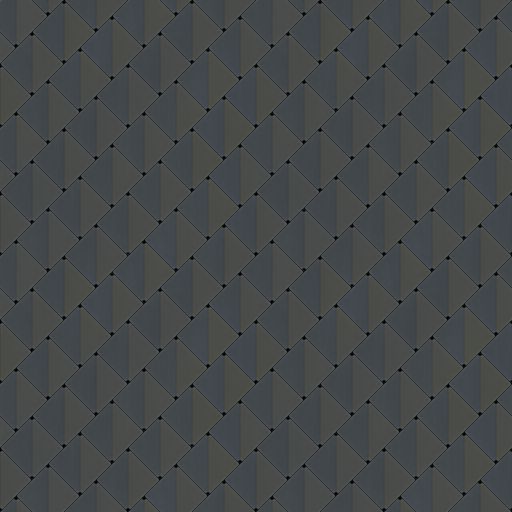
#> input picture assets/tex/MetalPlates006_1K-JPG_Color.jpg, 1024 x 1024 px (shown at 1/2 size)
$ python orm.py --metal assets/tex/MetalPlates006_1K-JPG_Color.jpg --rough assets/tex/MetalPlates006_1K-JPG_NormalGL.jpg --out out.png
#> lines starting #> are read from the running program, lines starting #| are printed output that depends on the picture
#!/usr/bin/env python3
"""
Build an ORM texture from separate Metalness, Roughness, and optional Occlusion maps.

Default packing:
  R = Ambient Occlusion (AO)
  G = Roughness
  B = Metalness

Examples
--------
python make_orm.py \
  --metal metal.png \
  --rough rough.png \
  --occlusion ao.png \
  --out orm.png

# If your roughness is actually glossiness (needs invert):
python make_orm.py --metal metal.png --rough gloss.png --invert-rough --out orm.png

# No AO provided (fills R with 255):
python make_orm.py --metal metal.png --rough rough.png --out orm.png
"""

import argparse
from PIL import Image

def to_gray_8(img: Image.Image) -> Image.Image:
    """Convert any image to single-channel 8-bit grayscale."""
    if img.mode not in ("L", "I;16", "I", "F"):
        img = img.convert("L")
    else:
        # Convert higher bit depth to 8-bit with simple normalization
        img = img.point(lambda x: x * (255.0 / 65535.0) if img.mode == "I;16" else x)
        img = img.convert("L")
    return img

def maybe_invert(img: Image.Image, do_invert: bool) -> Image.Image:
    return img.point(lambda p: 255 - p) if do_invert else img

def load_and_prep(path: str, size=None, invert=False, resize_filter=Image.BICUBIC) -> Image.Image:
    img = Image.open(path)
    img = to_gray_8(img)
    if size is not None and img.size != size:
        img = img.resize(size, resize_filter)
    img = maybe_invert(img, invert)
    return img

def main():
    p = argparse.ArgumentParser(description="Create an ORM texture (R=AO, G=Roughness, B=Metalness).")
    p.add_argument("--metal", required=True, help="Metalness map (grayscale image).")
    p.add_argument("--rough", required=True, help="Roughness map (grayscale image).")
    p.add_argument("--occlusion", help="Ambient Occlusion map (grayscale image). Optional.")
    p.add_argument("--out", required=True, help="Output file (e.g., orm.png).")

    # Channel options
    p.add_argument("--invert-metal", action="store_true", help="Invert metalness channel.")
    p.add_argument("--invert-rough", action="store_true", help="Invert roughness channel (e.g., if you have gloss).")
    p.add_argument("--invert-occlusion", action="store_true", help="Invert occlusion channel.")

    # Fill/defaults and resizing
    p.add_argument("--ao-fill", type=int, default=255, help="Value for AO if not provided (0–255). Default 255.")
    p.add_argument("--resize-ref", choices=["metal", "rough", "occlusion"], default="metal",
                   help="Which image defines the output resolution. Default: metal.")
    p.add_argument("--resize-filter", choices=["nearest", "bilinear", "bicubic", "lanczos"],
                   default="bicubic", help="Resample filter for resizing. Default: bicubic.")

    # Optional alpha packing (disabled by default)
    p.add_argument("--alpha-from", choices=["none", "metal", "rough", "occlusion"], default="none",
                   help="Optionally store one input into alpha channel. Default: none.")

    args = p.parse_args()

    # Map filter name to Pillow filter
    filt_map = {
        "nearest": Image.NEAREST,
        "bilinear": Image.BILINEAR,
        "bicubic": Image.BICUBIC,
        "lanczos": Image.LANCZOS
    }
    filt = filt_map[args.resize_filter]

    # Load reference image to set output size
    ref_path = getattr(args, args.resize_ref)
    if ref_path is None:
        # If occlusion chosen but missing, fall back to metal
        ref_path = args.metal
    ref_img = Image.open(ref_path)
#> ref_img is the input picture: PIL image 1024x1024 RGB; mean R, G, B 69.3, 72.7, 73.6
    out_size = ref_img.size
#> out_size = (1024, 1024)

    # Load channels
    metal = load_and_prep(args.metal, out_size, args.invert_metal, filt)
    rough = load_and_prep(args.rough, out_size, args.invert_rough, filt)
#> call 2 of load_and_prep, with size = (1024, 1024), invert = False, resize_filter = 3
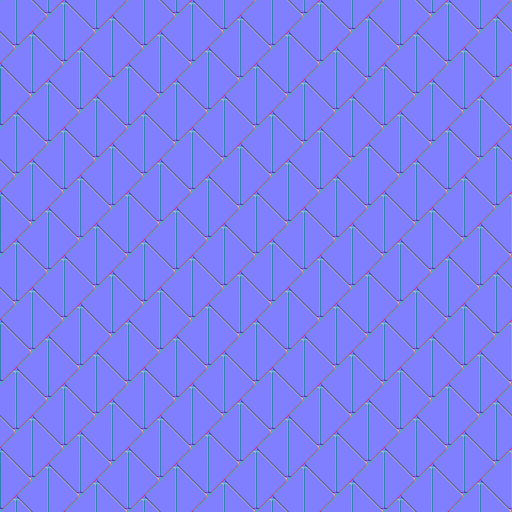
#> input picture assets/tex/MetalPlates006_1K-JPG_NormalGL.jpg, 1024 x 1024 px (shown at 1/2 size)
#> in load_and_prep, img is the input picture: PIL image 1024x1024 RGB; mean R, G, B 127.9, 127.1, 244.1
#> in to_gray_8 (call 2), `img = img.convert("L")`:
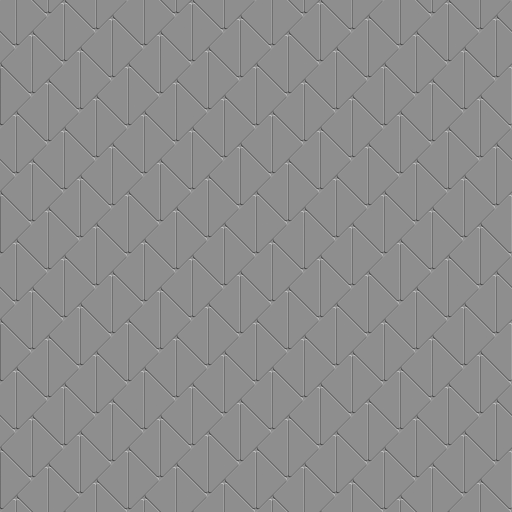
#> img: PIL image 1024x1024 L (shown at 1/2 size); min 32, max 222, mean 140.8

    if args.occlusion:
        ao = load_and_prep(args.occlusion, out_size, args.invert_occlusion, filt)
    else:
        # Create solid AO if none provided
        val = max(0, min(255, args.ao_fill))
        ao = Image.new("L", out_size, color=val)
#> ao: PIL image 1024x1024 L; every value is 255

    # Compose RGB (R=AO, G=Roughness, B=Metalness)
    orm_rgb = Image.merge("RGB", (ao, rough, metal))
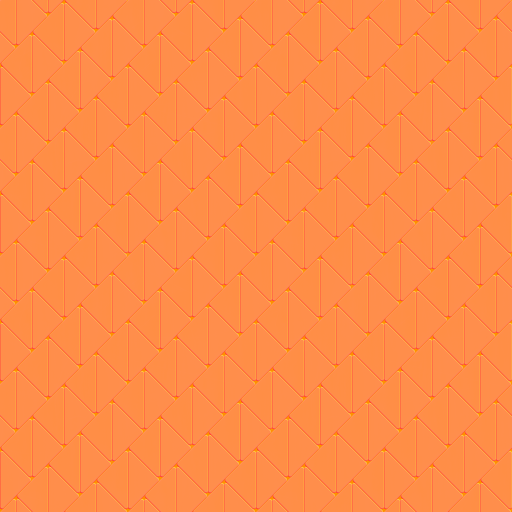
#> orm_rgb: PIL image 1024x1024 RGB (shown at 1/2 size); mean R, G, B 255, 140.8, 71.8

    # Optional Alpha channel
    alpha = None
    if args.alpha_from != "none":
        src = {
            "metal": metal,
            "rough": rough,
            "occlusion": ao
        }.get(args.alpha_from)
        if src is not None:
            alpha = src
    if alpha is not None:
        out_img = Image.merge("RGBA", (*orm_rgb.split(), alpha))
    else:
        out_img = orm_rgb

    # Save (PNG recommended for lossless single 8-bit channels)
    out_img.save(args.out)
    print(f"Saved ORM to: {args.out}  (R=AO, G=Roughness, B=Metalness{', A='+args.alpha_from if alpha is not None else ''})")

if __name__ == "__main__":
    main()
